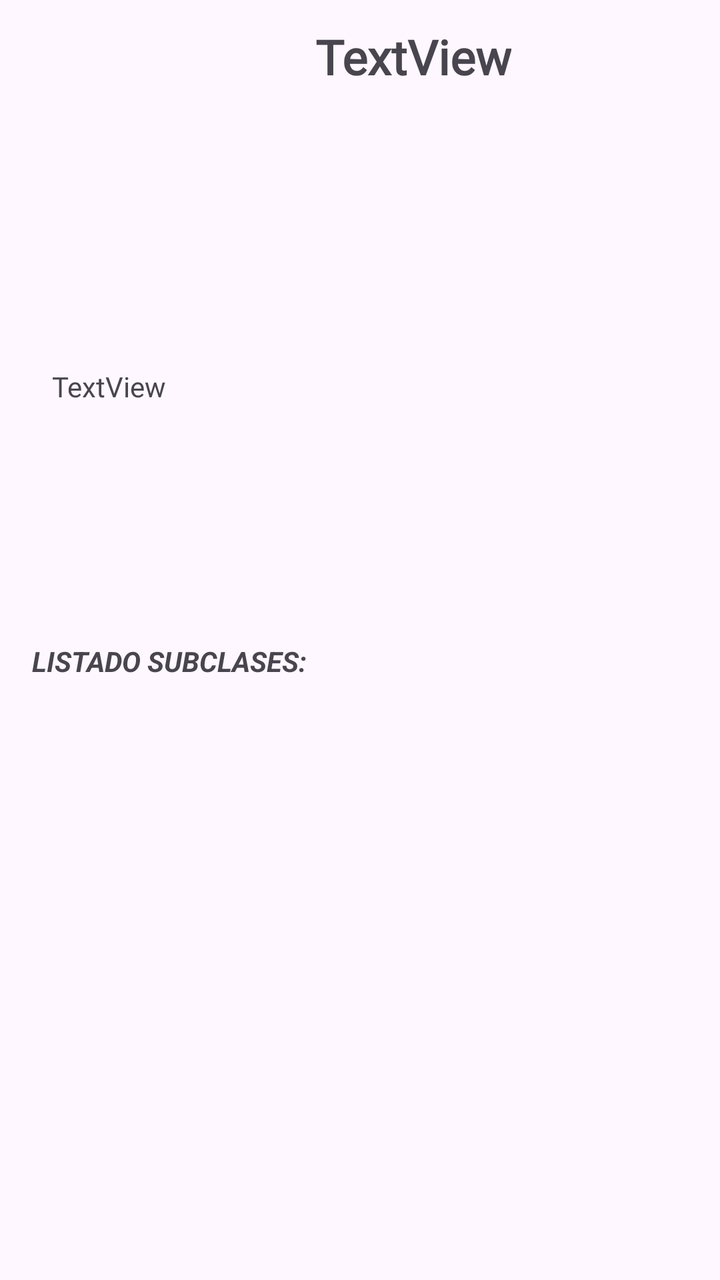
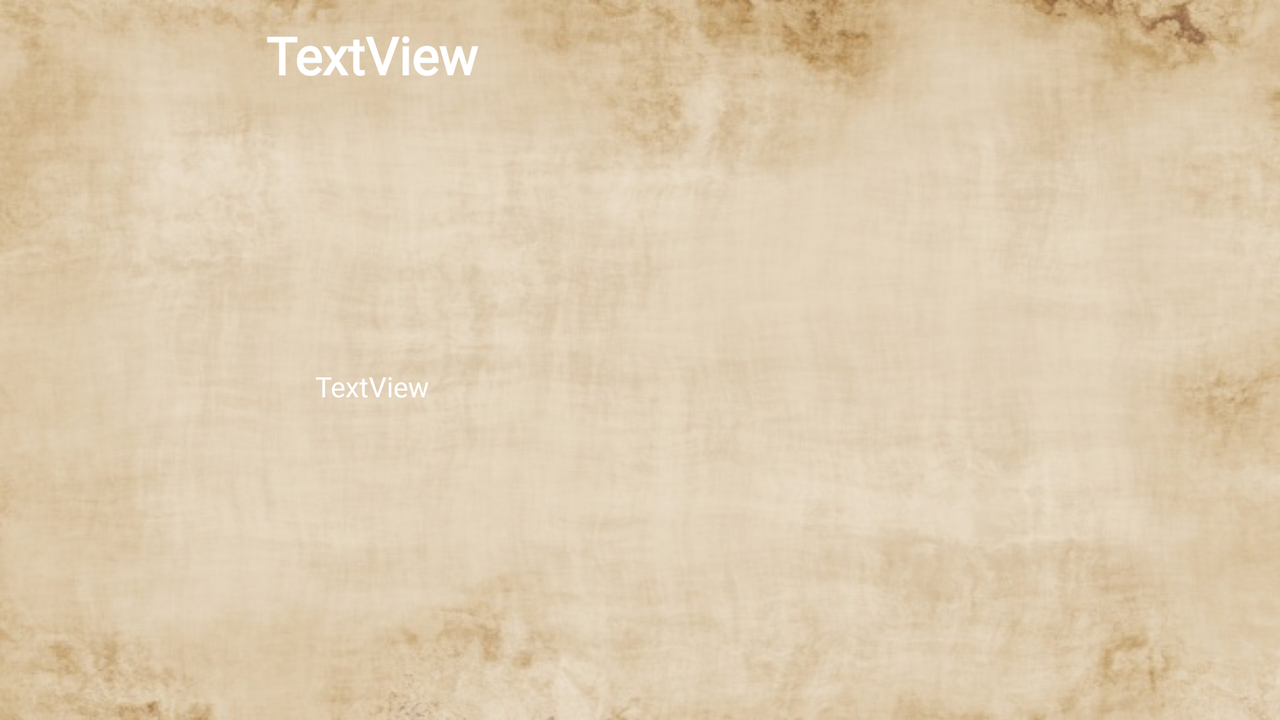

The same Android screen from two of the app's own layout files: first res/layout/ as a phone draws it, then the repository's variant for another configuration, drawn on a device whose configuration selects that folder. Both files follow.
<!-- AndroidManifest.xml: application theme Theme.DDClasesSubClases -->
<!-- res/layout/fragment_clases_details.xml -->
<?xml version="1.0" encoding="utf-8"?>
<androidx.constraintlayout.widget.ConstraintLayout xmlns:android="http://schemas.android.com/apk/res/android"
    xmlns:app="http://schemas.android.com/apk/res-auto"
    xmlns:tools="http://schemas.android.com/tools"
    android:layout_width="match_parent"
    android:layout_height="match_parent"
    tools:context=".Clases_details" >

    <androidx.constraintlayout.widget.ConstraintLayout
        android:id="@+id/constraintLayout"
        android:layout_width="413dp"
        android:layout_height="358dp"
        tools:layout_editor_absoluteX="-3dp"
        tools:layout_editor_absoluteY="1dp">

        <TextView
            android:id="@+id/nombre_clase"
            android:layout_width="wrap_content"
            android:layout_height="wrap_content"
            android:fontFamily="@font/fuentednd"
            android:text="TextView"
            android:textSize="24sp"
            android:textStyle="bold"
            app:layout_constraintBottom_toTopOf="@+id/imagenClase"
            app:layout_constraintEnd_toEndOf="parent"
            app:layout_constraintStart_toStartOf="parent"
            app:layout_constraintTop_toTopOf="parent" />

        <ImageView
            android:id="@+id/imagenClase"
            android:layout_width="100dp"
            android:layout_height="100dp"
            android:layout_marginTop="56dp"
            app:layout_constraintEnd_toEndOf="parent"
            app:layout_constraintHorizontal_bias="0.498"
            app:layout_constraintStart_toStartOf="parent"
            app:layout_constraintTop_toTopOf="parent"
            tools:src="@tools:sample/avatars" />

        <TextView
            android:id="@+id/txt_info"
            android:layout_width="wrap_content"
            android:layout_height="wrap_content"
            android:layout_marginTop="32dp"
            android:layout_marginBottom="16dp"
            android:text="LISTADO SUBCLASES:"
            android:textStyle="bold|italic"
            app:layout_constraintBottom_toBottomOf="parent"
            app:layout_constraintEnd_toEndOf="parent"
            app:layout_constraintHorizontal_bias="0.058"
            app:layout_constraintStart_toStartOf="parent"
            app:layout_constraintTop_toBottomOf="@+id/txt_descripcion" />

        <TextView
            android:id="@+id/txt_descripcion"
            android:layout_width="361dp"
            android:layout_height="103dp"
            android:layout_marginTop="24dp"
            android:layout_marginBottom="68dp"
            android:fontFamily="@font/fuentednd"
            android:text="TextView"
            app:layout_constraintBottom_toBottomOf="parent"
            app:layout_constraintEnd_toEndOf="parent"
            app:layout_constraintStart_toStartOf="parent"
            app:layout_constraintTop_toBottomOf="@+id/imagenClase" />
    </androidx.constraintlayout.widget.ConstraintLayout>

    <ListView
        android:id="@+id/lst_subclase"
        android:layout_width="409dp"
        android:layout_height="379dp"
        app:layout_constraintBottom_toBottomOf="parent"
        app:layout_constraintEnd_toEndOf="parent"
        app:layout_constraintHorizontal_bias="0.0"
        app:layout_constraintStart_toStartOf="parent"
        app:layout_constraintTop_toTopOf="@+id/constraintLayout"
        app:layout_constraintVertical_bias="1.0" />
</androidx.constraintlayout.widget.ConstraintLayout>
<!-- resources referenced by this layout -->
<resources>
  <!-- from res/values-v23/ -->
  <style name="Theme.DDClasesSubClases" parent="Base.Theme.DDClasesSubClases">
          
          <item name="android:navigationBarColor">@android:color/transparent</item>
          <item name="android:statusBarColor">@android:color/transparent</item>
          <item name="android:windowLightStatusBar">?attr/isLightTheme</item>
      </style>
  <style name="Base.Theme.DDClasesSubClases" parent="Theme.Material3.DayNight.NoActionBar">
          
          
      </style>
</resources>
<!-- res/layout-land/fragment_clases_details.xml (the repository's variant of the layout above) -->
<!-- drawn on the phone turned sideways -->
<?xml version="1.0" encoding="utf-8"?>
<androidx.constraintlayout.widget.ConstraintLayout xmlns:android="http://schemas.android.com/apk/res/android"
    xmlns:app="http://schemas.android.com/apk/res-auto"
    xmlns:tools="http://schemas.android.com/tools"
    android:id="@+id/fondo"
    android:layout_width="match_parent"
    android:layout_height="match_parent"
    android:background="@drawable/fondo_app"
    tools:context=".Clases_details">

    <androidx.constraintlayout.widget.ConstraintLayout
        android:id="@+id/constraintLayout"
        android:layout_width="372dp"
        android:layout_height="408dp"
        tools:layout_editor_absoluteX="-3dp"
        tools:layout_editor_absoluteY="1dp">

        <TextView
            android:id="@+id/nombre_clase"
            android:layout_width="153dp"
            android:layout_height="36dp"
            android:fontFamily="@font/fuentednd"
            android:text="TextView"
            android:textAlignment="center"
            android:textColor="#FFFFFF"
            android:textSize="26sp"
            android:textStyle="bold"
            app:layout_constraintBottom_toTopOf="@+id/imagenClase"
            app:layout_constraintEnd_toEndOf="parent"
            app:layout_constraintStart_toStartOf="parent"
            app:layout_constraintTop_toTopOf="parent" />

        <ImageView
            android:id="@+id/imagenClase"
            android:layout_width="100dp"
            android:layout_height="100dp"
            android:layout_marginTop="56dp"
            app:layout_constraintEnd_toEndOf="parent"
            app:layout_constraintHorizontal_bias="0.498"
            app:layout_constraintStart_toStartOf="parent"
            app:layout_constraintTop_toTopOf="parent"
            tools:src="@tools:sample/avatars" />

        <TextView
            android:id="@+id/txt_descripcion"
            android:layout_width="275dp"
            android:layout_height="153dp"
            android:layout_marginTop="24dp"
            android:layout_marginBottom="68dp"
            android:fontFamily="@font/fuentednd"
            android:text="TextView"
            android:textAlignment="center"
            android:textColor="#FFFFFF"
            app:layout_constraintBottom_toBottomOf="parent"
            app:layout_constraintEnd_toEndOf="parent"
            app:layout_constraintStart_toStartOf="parent"
            app:layout_constraintTop_toBottomOf="@+id/imagenClase" />
    </androidx.constraintlayout.widget.ConstraintLayout>

    <ListView
        android:id="@+id/lst_subclase"
        android:layout_width="360dp"
        android:layout_height="283dp"
        app:layout_constraintBottom_toBottomOf="parent"
        app:layout_constraintEnd_toEndOf="parent"
        app:layout_constraintHorizontal_bias="1.0"
        app:layout_constraintStart_toStartOf="parent"
        app:layout_constraintTop_toTopOf="@+id/constraintLayout"
        app:layout_constraintVertical_bias="0.516" />
</androidx.constraintlayout.widget.ConstraintLayout>
<!-- resources referenced by the variant -->
<!-- as the phone turned sideways resolves them -->
<resources>
  <!-- drawable fondo_app: jpg bitmap (drawable, 54247 bytes) -->
  <!-- from res/values-v23/ -->
  <style name="Theme.DDClasesSubClases" parent="Base.Theme.DDClasesSubClases">
          
          <item name="android:navigationBarColor">@android:color/transparent</item>
          <item name="android:statusBarColor">@android:color/transparent</item>
          <item name="android:windowLightStatusBar">?attr/isLightTheme</item>
      </style>
  <style name="Base.Theme.DDClasesSubClases" parent="Theme.Material3.DayNight.NoActionBar">
          
          
      </style>
</resources>
